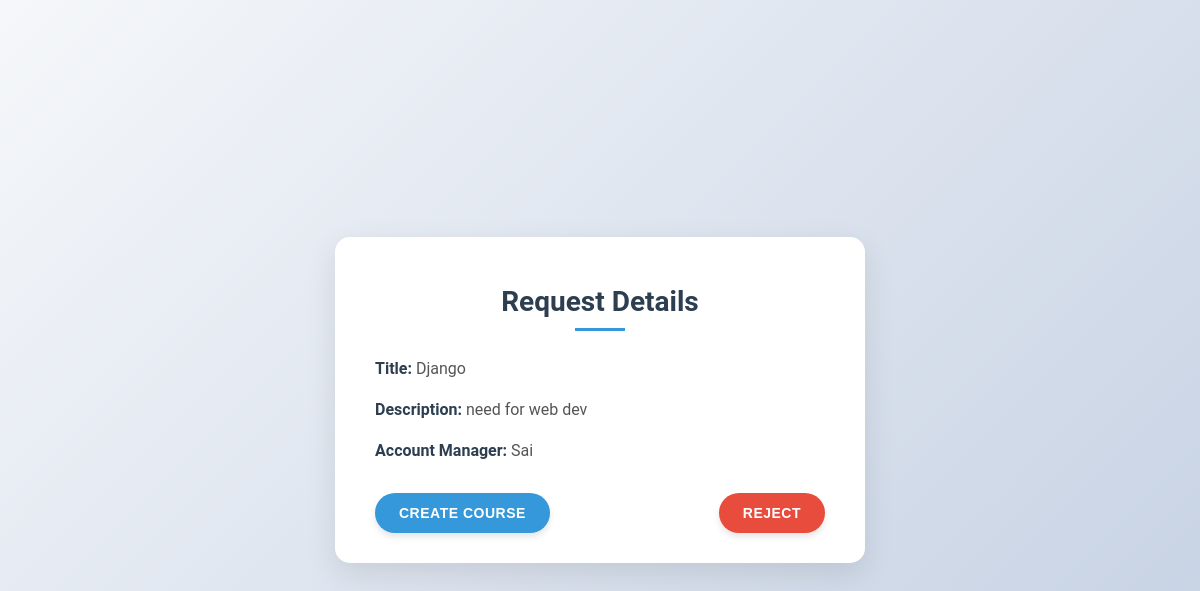
The page /dashboard/admin_action/1/1/ on the database its author committed.
### dashboards/models.py (models this page shows, shortened)
class TrainingRequest(models.Model):
    request_id = models.AutoField(primary_key=True)
    title = models.CharField(max_length=255)
    description = models.TextField(null=True, blank=True)
    status = models.CharField(
        max_length=10,
        choices=[('Pending', 'Pending'),
                 ('Approved', 'Approved'),
                 ('Rejected', 'Rejected')],
        default='Pending'
    )
    account_manager = models.ForeignKey(
        'authentication.User',
        on_delete=models.CASCADE,
        limit_choices_to={'role__role_name': 'Manager'}
    )
    course_duration = models.PositiveIntegerField(help_text="Duration in days")  # New field
    employee_count = models.PositiveIntegerField(help_text="Number of employees involved")  # New field
    created_at = models.DateTimeField(auto_now_add=True)

### authentication/models.py (models this page shows, shortened)
class User(models.Model):
    name = models.CharField(max_length=100)
    email = models.EmailField(unique=True)
    password = models.CharField(max_length=255)
    role = models.ForeignKey(Role, on_delete=models.CASCADE)
    def __str__(self):
        return self.name

### dashboards/views.py (the view, shortened to what this page needs)
# urls.py: path('admin_action/<int:user_id>/<int:request_id>/', views.admin_action, name='admin_action'),
def admin_action(request, user_id, request_id):
    task = get_object_or_404(TrainingRequest, request_id=request_id)
    context = {
        'title': task.title,
        'description': task.description,
        'account_manager': task.account_manager
    }
    return render(request, 'dashboards/admin_action.html', context)

### dashboards/templates/dashboards/admin_action.html (shortened to what this page needs)
{% load static %}
<!DOCTYPE html>
<html lang="en">
<head>
    <link rel="stylesheet" href="{% static 'css/admin_action.css' %}">
</head>
<body>
    <div class="container">
        <h1>Request Details</h1>
        <p><strong>Title:</strong> {{ title }}</p>
        <p><strong>Description:</strong> {{ description }}</p>
        <p><strong>Account Manager:</strong> {{ account_manager }}</p>
        <form method="POST">
            <div class="actions">
                <button type="submit" name="action" value="create" class="create-course">Create Course</button>
                <button type="submit" name="action" value="reject" class="reject" onclick="return confirmReject()">Reject</button>
            </div>
        </form>
    </div>
</body>
</html>

### dashboards/static/css/admin_action.css (style rules this page uses)
body { font-family: 'Roboto', Arial, sans-serif; background: linear-gradient(135deg, #f5f7fa 0%, #c3cfe2 100%); margin: 0; padding: 0; display: flex; justify-content: center; align-items: center; height: 100vh; color: #333; }
.container { background-color: #ffffff; padding: 30px 40px; border-radius: 15px; box-shadow: 0 10px 30px rgba(0, 0, 0, 0.1); max-width: 450px; width: 100%; position: relative; overflow: hidden; }
.container::before { content: ''; position: absolute; top: -50%; left: -50%; width: 200%; height: 200%; background: radial-gradient(circle, rgba(255,255,255,0.3) 0%, rgba(255,255,255,0) 70%); transform: rotate(45deg); z-index: 0; }
h1 { font-size: 28px; margin-bottom: 25px; text-align: center; color: #2c3e50; position: relative; z-index: 1; }
h1::after { content: ''; display: block; width: 50px; height: 3px; background-color: #3498db; margin: 10px auto 0; }
p { font-size: 16px; color: #555; margin: 15px 0; line-height: 1.6; position: relative; z-index: 1; }
strong { color: #2c3e50; font-weight: 600; }
.actions { display: flex; justify-content: space-between; margin-top: 30px; position: relative; z-index: 1; }
.actions button { padding: 12px 24px; font-size: 14px; border: none; border-radius: 25px; cursor: pointer; transition: all 0.3s ease; font-weight: 600; text-transform: uppercase; letter-spacing: 0.5px; box-shadow: 0 4px 6px rgba(0, 0, 0, 0.1); }
.reject { background-color: #e74c3c; color: #fff; }
.create-course { background-color: #3498db; color: #fff; }

### rows shown on the page
TrainingRequest: title "Django", description "need for web dev"
User: name "Sai"
